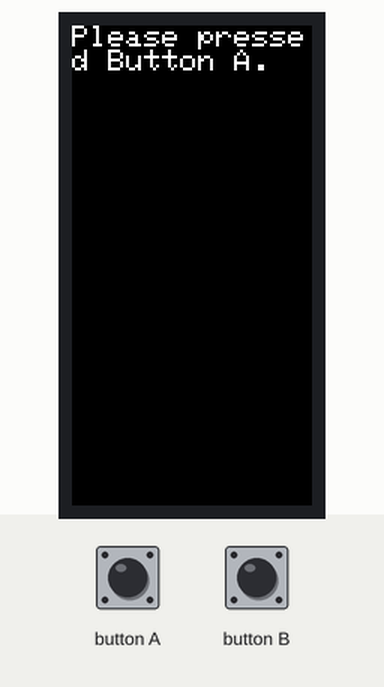
Simulated run of this sketch. Board: ESP32. On the bench: 80×160 colour display. The test bench sets the inputs (shaded band).

Above: at 1.3 s.
1.4 s: button A pressed for 0.15 s
At 2.7 s:
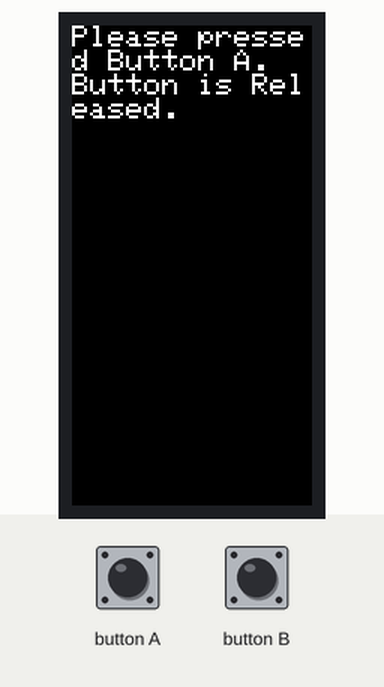
3.0 s: button A pressed for 1 s
At 5.1 s:
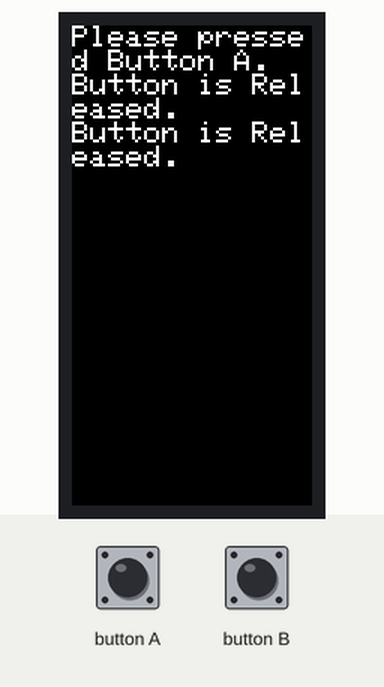
Timing chart, 0 to 6.6 s (numbered marks = the images above; inputs shaded):
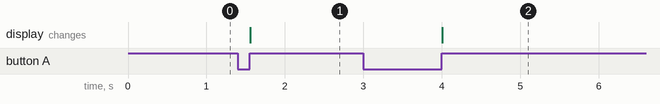

Measured:
- after the input at 1.4 s, the display: changes after 0.16 s (image 1)
- after the input at 3.0 s, the display: changes after 1.0 s (image 2)

The sketch:

button_8.ino
```cpp
#include <M5StickC.h>

void setup() {
  M5.begin();
  M5.Lcd.println("Please pressed Button A.");
}

void loop() {
  M5.update();
  if(M5.BtnA.wasReleased()) {
    M5.Lcd.println("Button is Released.");
  }
  delay(20);
}
```
